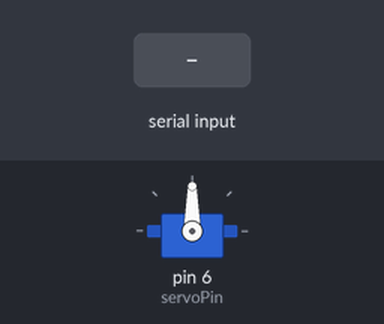
Recording of a sketch running on a simulated Arduino Uno, built with avr-gcc and run on an emulated ATmega328P. Shown: servo. Inputs (shaded band) come from the test bench.

Above: at 1.2 s.
1.3 s: "0" received over Serial
At 2.1 s:
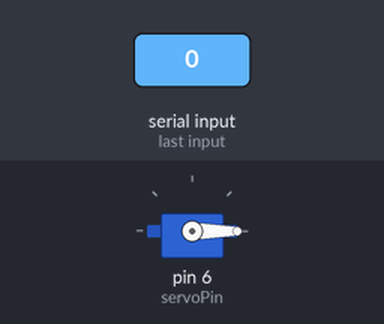
2.8 s: "1" received over Serial
At 3.3 s:
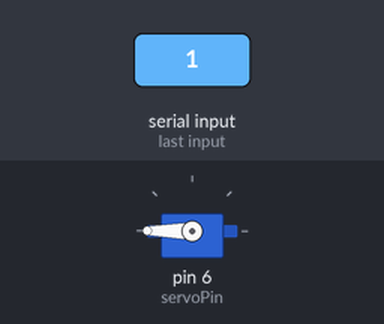
Timing chart, 0 to 5.8 s (numbered marks = the images above; inputs shaded):
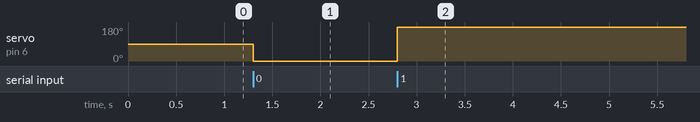

The sketch:

serial_com_python.ino
```cpp
#include <Servo.h>
char serialData;
Servo myServo;
const int servoPin = 6;


void setup() {
  // put your setup code here, to run once:
Serial.begin(9600);
myServo.attach(servoPin);
}

void loop() {
  // put your main code here, to run repeatedly:


  if(Serial.read() =='1'){
    myServo.write(180);
  }
  if(Serial.read() == '0'){
    myServo.write(0);
  }

}
```

Measured:
- after the input at 1.3 s, servo on pin 6 (servoPin): 90° → 0° at once
- after the input at 2.8 s, servo on pin 6 (servoPin): 0° → 180° at once
